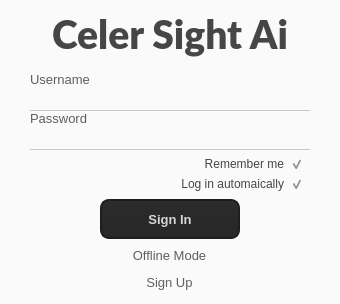
<?xml version="1.0" encoding="UTF-8"?>
<ui version="4.0">
 <class>LogInDialog</class>
 <widget class="QDialog" name="LogInDialog">
  <property name="geometry">
   <rect>
    <x>0</x>
    <y>0</y>
    <width>400</width>
    <height>382</height>
   </rect>
  </property>
  <property name="sizePolicy">
   <sizepolicy hsizetype="Minimum" vsizetype="Minimum">
    <horstretch>0</horstretch>
    <verstretch>0</verstretch>
   </sizepolicy>
  </property>
  <property name="minimumSize">
   <size>
    <width>400</width>
    <height>0</height>
   </size>
  </property>
  <property name="maximumSize">
   <size>
    <width>400</width>
    <height>16777215</height>
   </size>
  </property>
  <property name="windowTitle">
   <string>Log in</string>
  </property>
  <property name="styleSheet">
   <string notr="true">        QToolTip  

         {  
              border: 1px solid black;  
              background-color: #ffa02f;  
              padding: 1px;  
              border-radius: 3px;  
              opacity: 100;  
         }  
           
         QWidget  
         {  
             color: #b1b1b1;  
			background-color: rgb(255, 255, 255);
         }  
           
         QWidget:item:hover  
         {  
             background-color:QLinearGradient( x1: 0, y1: 0, x2: 0, y2: 1, stop: 0 #ffa02f, stop: 1 #d7801a);  
             color: #000000;  
         }  
           
         QWidget:item:selected  
         {  
             background-color: QLinearGradient( x1: 0, y1: 0, x2: 0, y2: 1, stop: 0 #ffa02f, stop: 1 #d7801a);  
         }  
           
         QMenuBar::item  
         {  
             background: transparent;  
         }  
           
         QMenuBar::item:selected  
         {  
             background: transparent;  
             border: 1px solid #ffaa00;  
         }  
           
         QMenuBar::item:pressed  
         {  
             background: #444;  
             border: 1px solid #000;  
             background-color: QLinearGradient(  
                 x1:0, y1:0,  
                 x2:0, y2:1,  
                 stop:1 #212121,  
                 stop:0.4 #343434/*,  
                 stop:0.2 #343434,  
                 stop:0.1 #ffaa00*/  
             );  
             margin-bottom:-1px;  
             padding-bottom:1px;  
         }  
           
         QMenu  
         {  
             border: 1px solid #000;  
         }  
           
         QMenu::item  
         {  
             padding: 2px 20px 2px 20px;  
         }  
           
         QMenu::item:selected  
         {  
             color: #000000;  
         }  
           
         QWidget:disabled  
         {  
             color: #404040;  
             background-color: #323232;  
         }  
           
         QAbstractItemView  
         {  
             background-color: QLinearGradient( x1: 0, y1: 0, x2: 0, y2: 1, stop: 0 #4d4d4d, stop: 0.1 #646464, stop: 1 #5d5d5d);  
         }  
           
         QWidget:focus  
         {  
             /*border: 2px solid QLinearGradient( x1: 0, y1: 0, x2: 0, y2: 1, stop: 0 #ffa02f, stop: 1 #d7801a);*/  
         }  
           
         QLineEdit  
         {  
             background-color: QLinearGradient( x1: 0, y1: 0, x2: 0, y2: 1, stop: 0 #4d4d4d, stop: 0 #646464, stop: 1 #5d5d5d);  
             padding: 1px;  
             border-style: solid;  
             border: 0px solid #1e1e1e;  
             border-radius: 5;  
         }  
           
         QPushButton  
         {  
             color: #b1b1b1;  
             background-color: QLinearGradient( x1: 0, y1: 0, x2: 0, y2: 1, stop: 0 #565656, stop: 0.1 #525252, stop: 0.5 #4e4e4e, stop: 0.9 #4a4a4a, stop: 1 #464646);  
             border-width: 1px;  
             border-color: #1e1e1e;  
             border-style: solid;  
             border-radius: 6;  
             padding: 3px;  
             font-size: 12px;  
             padding-left: 5px;  
             padding-right: 5px;  
         }  
           
         QPushButton:pressed  
         {  
             background-color: QLinearGradient( x1: 0, y1: 0, x2: 0, y2: 1, stop: 0 #2d2d2d, stop: 0.1 #2b2b2b, stop: 0.5 #292929, stop: 0.9 #282828, stop: 1 #252525);  
         }  
           
         QComboBox  
         {  
             selection-background-color: #ffaa00;  
             background-color: QLinearGradient( x1: 0, y1: 0, x2: 0, y2: 1, stop: 0 #565656, stop: 0.1 #525252, stop: 0.5 #4e4e4e, stop: 0.9 #4a4a4a, stop: 1 #464646);  
             border-style: solid;  
             border: 1px solid #1e1e1e;  
             border-radius: 5;  
         }  
           
         QComboBox:hover,QPushButton:hover  
         {  
             border: 2px solid QLinearGradient( x1: 0, y1: 0, x2: 0, y2: 1, stop: 0 #ffa02f, stop: 1 #d7801a);  
         }  
           
           
         QComboBox:on  
         {  
             padding-top: 3px;  
             padding-left: 4px;  
             background-color: QLinearGradient( x1: 0, y1: 0, x2: 0, y2: 1, stop: 0 #2d2d2d, stop: 0.1 #2b2b2b, stop: 0.5 #292929, stop: 0.9 #282828, stop: 1 #252525);  
             selection-background-color: #ffaa00;  
         }  
           
         QComboBox QAbstractItemView  
         {  
             border: 2px solid darkgray;  
             selection-background-color: QLinearGradient( x1: 0, y1: 0, x2: 0, y2: 1, stop: 0 #ffa02f, stop: 1 #d7801a);  
         }  
           
         QComboBox::drop-down  
         {  
              subcontrol-origin: padding;  
              subcontrol-position: top right;  
              width: 15px;  
           
              border-left-width: 0px;  
              border-left-color: darkgray;  
              border-left-style: solid; /* just a single line */  
              border-top-right-radius: 3px; /* same radius as the QComboBox */  
              border-bottom-right-radius: 3px;  
          }  
           
         QComboBox::down-arrow  
         {  
              image: url(:/down_arrow.png);  
         }  
           
         QGroupBox:focus  
         {  
         border: 2px solid QLinearGradient( x1: 0, y1: 0, x2: 0, y2: 1, stop: 0 #ffa02f, stop: 1 #d7801a);  
         }  
           
         QTextEdit:focus  
         {  
             border: 2px solid QLinearGradient( x1: 0, y1: 0, x2: 0, y2: 1, stop: 0 #ffa02f, stop: 1 #d7801a);  
         }  
           
         QScrollBar:horizontal {  
              border: 1px solid #222222;  
              background: QLinearGradient( x1: 0, y1: 0, x2: 0, y2: 1, stop: 0.0 #121212, stop: 0.2 #282828, stop: 1 #484848);  
              height: 7px;  
              margin: 0px 16px 0 16px;  
         }  
           
         QScrollBar::handle:horizontal  
         {  
               background: QLinearGradient( x1: 0, y1: 0, x2: 1, y2: 0, stop: 0 #ffa02f, stop: 0.5 #d7801a, stop: 1 #ffa02f);  
               min-height: 20px;  
               border-radius: 2px;  
         }  
           
         QScrollBar::add-line:horizontal {  
               border: 1px solid #1b1b19;  
               border-radius: 2px;  
               background: QLinearGradient( x1: 0, y1: 0, x2: 1, y2: 0, stop: 0 #ffa02f, stop: 1 #d7801a);  
               width: 14px;  
               subcontrol-position: right;  
               subcontrol-origin: margin;  
         }  
           
         QScrollBar::sub-line:horizontal {  
               border: 1px solid #1b1b19;  
               border-radius: 2px;  
               background: QLinearGradient( x1: 0, y1: 0, x2: 1, y2: 0, stop: 0 #ffa02f, stop: 1 #d7801a);  
               width: 14px;  
              subcontrol-position: left;  
              subcontrol-origin: margin;  
         }  
           
         QScrollBar::right-arrow:horizontal, QScrollBar::left-arrow:horizontal  
         {  
               border: 1px solid black;  
               width: 1px;  
               height: 1px;  
               background: white;  
         }  
           
         QScrollBar::add-page:horizontal, QScrollBar::sub-page:horizontal  
         {  
               background: none;  
         }  
           
         QScrollBar:vertical  
         {  
               background: QLinearGradient( x1: 0, y1: 0, x2: 1, y2: 0, stop: 0.0 #121212, stop: 0.2 #282828, stop: 1 #484848);  
               width: 7px;  
               margin: 16px 0 16px 0;  
               border: 1px solid #222222;  
         }  
           
         QScrollBar::handle:vertical  
         {  
               background: QLinearGradient( x1: 0, y1: 0, x2: 0, y2: 1, stop: 0 #ffa02f, stop: 0.5 #d7801a, stop: 1 #ffa02f);  
               min-height: 20px;  
               border-radius: 2px;  
         }  
           
         QScrollBar::add-line:vertical  
         {  
               border: 1px solid #1b1b19;  
               border-radius: 2px;  
               background: QLinearGradient( x1: 0, y1: 0, x2: 0, y2: 1, stop: 0 #ffa02f, stop: 1 #d7801a);  
               height: 14px;  
               subcontrol-position: bottom;  
               subcontrol-origin: margin;  
         }  
           
         QScrollBar::sub-line:vertical  
         {  
               border: 1px solid #1b1b19;  
               border-radius: 2px;  
               background: QLinearGradient( x1: 0, y1: 0, x2: 0, y2: 1, stop: 0 #d7801a, stop: 1 #ffa02f);  
               height: 14px;  
               subcontrol-position: top;  
               subcontrol-origin: margin;  
         }  
           
         QScrollBar::up-arrow:vertical, QScrollBar::down-arrow:vertical  
         {  
               border: 1px solid black;  
               width: 1px;  
               height: 1px;  
               background: white;  
         }  
           
           
         QScrollBar::add-page:vertical, QScrollBar::sub-page:vertical  
         {  
               background: none;  
         }  
           
         QTextEdit  
         {  
             background-color: #242424;  
         }  
           
         QPlainTextEdit  
         {  
             background-color: #242424;  
         }  
           
         QHeaderView::section  
         {  
             background-color: QLinearGradient(x1:0, y1:0, x2:0, y2:1, stop:0 #616161, stop: 0.5 #505050, stop: 0.6 #434343, stop:1 #656565);  
             color: white;  
             padding-left: 4px;  
             border: 1px solid #6c6c6c;  
         }  
           

         QDockWidget::title  
         {  
             text-align: center;  
             spacing: 3px; /* spacing between items in the tool bar */  
             background-color: QLinearGradient(x1:0, y1:0, x2:0, y2:1, stop:0 #323232, stop: 0.5 #242424, stop:1 #323232);  
         }  
           
         QDockWidget::close-button, QDockWidget::float-button  
         {  
             text-align: center;  
             spacing: 1px; /* spacing between items in the tool bar */  
             background-color: QLinearGradient(x1:0, y1:0, x2:0, y2:1, stop:0 #323232, stop: 0.5 #242424, stop:1 #323232);  
         }  
           
         QDockWidget::close-button:hover, QDockWidget::float-button:hover  
         {  
             background: #242424;  
         }  
           
         QDockWidget::close-button:pressed, QDockWidget::float-button:pressed  
         {  
             padding: 1px -1px -1px 1px;  
         }  
           
         QMainWindow::separator  
         {  
             background-color: QLinearGradient(x1:0, y1:0, x2:0, y2:1, stop:0 #161616, stop: 0.5 #151515, stop: 0.6 #212121, stop:1 #343434);  
             color: white;  
             padding-left: 4px;  
             border: 1px solid #4c4c4c;  
             spacing: 3px; /* spacing between items in the tool bar */  
         }  
           
         QMainWindow::separator:hover  
         {  
           
             background-color: QLinearGradient(x1:0, y1:0, x2:0, y2:1, stop:0 #d7801a, stop:0.5 #b56c17 stop:1 #ffa02f);  
             color: white;  
             padding-left: 4px;  
             border: 1px solid #6c6c6c;  
             spacing: 3px; /* spacing between items in the tool bar */  
         }  
           
         QToolBar::handle  
         {  
              spacing: 3px; /* spacing between items in the tool bar */  
              background: url(:/images/handle.png);  
         }  
           
         QMenu::separator  
         {  
             height: 2px;  
             background-color: QLinearGradient(x1:0, y1:0, x2:0, y2:1, stop:0 #161616, stop: 0.5 #151515, stop: 0.6 #212121, stop:1 #343434);  
             color: white;  
             padding-left: 4px;  
             margin-left: 10px;  
             margin-right: 5px;  
         }  
           
         QProgressBar  
         {  
             border: 2px solid grey;  
             border-radius: 5px;  
             text-align: center;  
         }  
           
         QProgressBar::chunk  
         {  
             background-color: #d7801a;  
             width: 2.15px;  
             margin: 0.5px;  
         }  
           
         QTabBar::tab {  
             color: #b1b1b1;  
             border: 1px solid #444;  
             border-bottom-style: none;  
             background-color: #323232;  
             padding-left: 10px;  
             padding-right: 10px;  
             padding-top: 3px;  
             padding-bottom: 2px;  
             margin-right: -1px;  
         }  
           
         QTabWidget::pane {  
             border: 1px solid #444;  
             top: 1px;  
         }  
           
         QTabBar::tab:last  
         {  
             margin-right: 0; /* the last selected tab has nothing to overlap with on the right */  
             border-top-right-radius: 3px;  
         }  
           
         QTabBar::tab:first:!selected  
         {  
          margin-left: 0px; /* the last selected tab has nothing to overlap with on the right */  
           
           
             border-top-left-radius: 3px;  
         }  
           
         QTabBar::tab:!selected  
         {  
             color: #b1b1b1;  
             border-bottom-style: solid;  
             margin-top: 3px;  
             background-color: QLinearGradient(x1:0, y1:0, x2:0, y2:1, stop:1 #212121, stop:.4 #1c0009);  
         }  
           
         QTabBar::tab:selected  
         {  
             border-top-left-radius: 3px;  
             border-top-right-radius: 3px;  
             margin-bottom: 0px;  
         }  
           
         QTabBar::tab:!selected:hover  
         {  
             /*border-top: 2px solid #ffaa00;  
             padding-bottom: 3px;*/  
             border-top-left-radius: 3px;  
             border-top-right-radius: 3px;  
             background-color: QLinearGradient(x1:0, y1:0, x2:0, y2:1, stop:1 #212121, stop:0.4 #350012, stop:0.2 #4e001a, stop:0.1 #4e001a);  
         }  
           
         QRadioButton::indicator:checked, QRadioButton::indicator:unchecked{  
             color: #b1b1b1;  
             background-color: #323232;  
             border: 1px solid #b1b1b1;  
             border-radius: 6px;  
         }  
           
         QRadioButton::indicator:checked  
         {  
             background-color: qradialgradient(  
                 cx: 0.5, cy: 0.5,  
                 fx: 0.5, fy: 0.5,  
                 radius: 1.0,  
                 stop: 0.25 #ffaa00,  
                 stop: 0.3 #323232  
             );  
         }  
           

           
         QRadioButton::indicator  
         {  
             border-radius: 6px;  
         }  
           
         QRadioButton::indicator:hover
         {  
             border: 1px solid rgb(19, 192, 255); 
         }  
           

           
         QCheckBox::indicator:disabled, QRadioButton::indicator:disabled  
         {  
             border: 1px solid #444;  
         }  

         QTableWidget::item {  
              background-color: #FFFFFF  
          }  

         QTabBar::tab { height: 30px; width: 200px; }  
          
         QScrollBar { 
             border: rgba(255, 255, 255,0); 
         } 

         QGroupBox {  
             border: rgba(255, 255, 255,0); 
         }  
         QScrollArea { 
         border: rgba(255, 255, 255,0); 
          }  +     
        QPushButton#Add_mask_btn{
            background-color: #E5E5E5;
        }
        QPushButton#Add_mask_btn:hover{
            border-color: #000000;
            background-color: #CCCCCC;
        }

        QPushButton#Add_mask_btn:checked{
            border-color: #2A828F;
            background-color: #2A828F;
        }
        QPushButton#Delete_selected_btn{
            background-color: #E5E5E5;
        }
        QPushButton#Delete_selected_btn:hover{
            border-color: #000000;
            background-color: #CCCCCC;
        }

        QDockWidget::title{
        background-color: QLinearGradient(x1:0, y1:0, x2:0, y2:1, stop:0 #273232, stop: 0.5 #242424, stop:1 #242424);
        }
        QDockWidget::close-button, QDockWidget::float-button{
        color: #FFFFFF
        background-color:  #273232
        }
        QDockWidget::close-button:hover, QDockWidget::float-button:hover{
        color: #FFFFFF
        background-color:  #273232   
        }

        QSlider::groove{
        background-color: white
        border: 0px solid black
        height: 5px
        border-radius: 1px
        }

        QSlider::handle{
        background-color: white;
        border: 2px solid black; 
        width: 16px; 
        height: 20px; 
        line-height: 20px; 
        margin-top: -10px; 
        margin-bottom: -10px; 
        border-radius: 10px;
        
        }
        QGroupBox {
            border: 1px solid;
            border-color: rgb(20, 20, 20);
            margin-top: 20px;
            border-top-left-radius: 15px;
            border-top-right-radius:15px;
            border-bottom-left-radius: 15px;
            border-bottom-right-radius: 15px;
            background-color: rgb(90, 90, 90);
        }
        QGroupBox::title {
            font-size: 12px;
            border-top-color: rgb(255, 255, 255);
            subcontrol-origin: margin;
            subcontrol-position: top left;
            border-top-left-radius: 15px;
            border-top-right-radius:15px;
            padding: 2px 10px;
            background-color: rgba(255, 255, 255,0);
            color:rgba(255, 255, 255,220);
        }


        QGroupBox::indicator{
        background-color: rgba(0, 170, 127,0);
        color: rgba(85, 255, 0,0);
        }
	












        </string>
  </property>
  <layout class="QGridLayout" name="gridLayout_4">
   <property name="sizeConstraint">
    <enum>QLayout::SetFixedSize</enum>
   </property>
   <property name="leftMargin">
    <number>0</number>
   </property>
   <property name="topMargin">
    <number>0</number>
   </property>
   <property name="rightMargin">
    <number>0</number>
   </property>
   <property name="bottomMargin">
    <number>0</number>
   </property>
   <item row="0" column="0">
    <widget class="QWidget" name="widget" native="true">
     <property name="minimumSize">
      <size>
       <width>340</width>
       <height>0</height>
      </size>
     </property>
     <property name="styleSheet">
      <string notr="true">#widget{
background-color:rgba(250,250,250,255);

}
#label_4{
	font: 11pt &quot;Lato Black&quot;;
	color: rgb(25, 25, 25);
	background-color:rgba(0,0,0,0);
}
#pushButton{
	font: 11pt &quot;Lato Black&quot;;
	margin-left: 5px;
	margin-right: 5px

}

#pushButton_2{
	font: 11pt &quot;Lato Black&quot;;
	margin-left: 5px;
	margin-right: 5px
}
#label_3{
	font: 11pt &quot;Lato Black&quot;;
	color: rgb(25, 25, 25);
	background-color:rgba(0,0,0,0);
}
#label{
	font: 9pt &quot;Lato Black&quot;;
	color: rgb(25, 25, 25);
	background-color:rgba(0,0,0,0);
}
#label_auto{
	font: 9pt &quot;Lato Black&quot;;
	color: rgb(25, 25, 25);
	background-color:rgba(0,0,0,0);
}


#label_5{
	font: 11pt &quot;Lato Black&quot;;
	color: rgb(25, 25, 25);
	background-color:rgba(0,0,0,0);

}
#label_2{
	background-color:rgba(0,0,0,0);

	font: 29pt &quot;Lato Black&quot;;
	color: rgb(25, 25, 25);
}
#label_ThatshowsError{
	background-color:rgba(0,0,0,0);
}


 QLineEdit  

         {  

				color: rgb(90,90, 90);
			   border: 0px solid black;  
			border-bottom: 1px solid rgba(0, 0, 0,50);

              background-color: #ffa02f;  
              padding: 1px;  
              border-radius: 0px;  
              opacity: 100;  
             background-color: rgba(85, 85, 85,0);
         }  
QLineEdit:hover

         {  
			   border: 0px solid black;  
			border-bottom: 2px solid rgba(0, 0, 0,200);
	
              background-color:  rgb(255, 85, 255);

              padding: 1px;  
              border-radius: 0px;  
              opacity: 100;  
             background-color: rgba(85, 85, 85,0);
         }  
QLineEdit:focus

         {  
			   border: 0px solid black;  
			border-bottom: 2px solid rgba(0, 0, 0,200);
              padding: 1px;  
              border-radius: 0px;  
              opacity: 100;  
             background-color: rgba(0, 0, 0,0);
			border: 0px;
         }  </string>
     </property>
     <property name="inputMethodHints">
      <set>Qt::ImhHiddenText</set>
     </property>
     <layout class="QGridLayout" name="gridLayout_5">
      <property name="leftMargin">
       <number>20</number>
      </property>
      <property name="topMargin">
       <number>0</number>
      </property>
      <property name="rightMargin">
       <number>20</number>
      </property>
      <property name="bottomMargin">
       <number>10</number>
      </property>
      <property name="horizontalSpacing">
       <number>0</number>
      </property>
      <item row="2" column="0">
       <widget class="QFrame" name="frame">
        <property name="layoutDirection">
         <enum>Qt::LeftToRight</enum>
        </property>
        <property name="styleSheet">
         <string notr="true">background-color:rgba(0,0,0,0);</string>
        </property>
        <property name="frameShape">
         <enum>QFrame::StyledPanel</enum>
        </property>
        <property name="frameShadow">
         <enum>QFrame::Raised</enum>
        </property>
        <layout class="QGridLayout" name="gridLayout">
         <property name="leftMargin">
          <number>0</number>
         </property>
         <property name="topMargin">
          <number>0</number>
         </property>
         <property name="rightMargin">
          <number>0</number>
         </property>
         <property name="bottomMargin">
          <number>0</number>
         </property>
         <item row="2" column="0" alignment="Qt::AlignHCenter|Qt::AlignVCenter">
          <widget class="QPushButton" name="pushButton">
           <property name="sizePolicy">
            <sizepolicy hsizetype="Minimum" vsizetype="Minimum">
             <horstretch>0</horstretch>
             <verstretch>0</verstretch>
            </sizepolicy>
           </property>
           <property name="minimumSize">
            <size>
             <width>95</width>
             <height>20</height>
            </size>
           </property>
           <property name="maximumSize">
            <size>
             <width>95</width>
             <height>16777215</height>
            </size>
           </property>
           <property name="styleSheet">
            <string notr="true">QPushButton  {  
             color: rgb(95, 95, 95);
             background-color: rgba(0,0,0,0); 
             border-width: 0px;  
             border-color: rgba(0,0,0,0);  
             border-style: solid;  
             border-radius: 6;  
             padding: 3px;  
             font-size: 13px;  
         }  
QPushButton:hover{  
             color: rgb(15, 15, 15);
}
</string>
           </property>
           <property name="text">
            <string>Sign Up</string>
           </property>
          </widget>
         </item>
         <item row="0" column="0" alignment="Qt::AlignHCenter|Qt::AlignVCenter">
          <widget class="QPushButton" name="pushButton_2">
           <property name="sizePolicy">
            <sizepolicy hsizetype="Minimum" vsizetype="Minimum">
             <horstretch>0</horstretch>
             <verstretch>0</verstretch>
            </sizepolicy>
           </property>
           <property name="minimumSize">
            <size>
             <width>150</width>
             <height>40</height>
            </size>
           </property>
           <property name="maximumSize">
            <size>
             <width>150</width>
             <height>16777215</height>
            </size>
           </property>
           <property name="layoutDirection">
            <enum>Qt::LeftToRight</enum>
           </property>
           <property name="styleSheet">
            <string notr="true">         QPushButton  
         {  
             color:rgb(215, 215, 215);
             background-color: QLinearGradient( x1: 0, y1: 0, x2: 0, y2: 1, stop: 0 #2d2d2d, stop: 0.1 #2b2b2b, stop: 0.5 #292929, stop: 0.9 #282828, stop: 1 #252525);  
             border-width: 2px;  
             border-color: #1e1e1e;  
             border-style: solid;  
             border-radius: 9;  
             padding: 3px;  
             font-size: 13px;  
             font-weight: 900;
             padding-left: 10px;  
             padding-right: 10px;  
         }  
QPushButton:hover{  

color:rgb(255, 255, 255);
}
         QPushButton:pressed  
         {  
             background-color: QLinearGradient( x1: 0, y1: 0, x2: 0, y2: 1, stop: 0 #2d2d2d, stop: 0.1 #2b2b2b, stop: 0.5 #292929, stop: 0.9 #282828, stop: 1 #252525);  
         }  </string>
           </property>
           <property name="text">
            <string>Sign In</string>
           </property>
          </widget>
         </item>
         <item row="1" column="0" alignment="Qt::AlignHCenter|Qt::AlignVCenter">
          <widget class="QPushButton" name="OfflineModeButton">
           <property name="sizePolicy">
            <sizepolicy hsizetype="Minimum" vsizetype="Minimum">
             <horstretch>0</horstretch>
             <verstretch>0</verstretch>
            </sizepolicy>
           </property>
           <property name="minimumSize">
            <size>
             <width>95</width>
             <height>20</height>
            </size>
           </property>
           <property name="maximumSize">
            <size>
             <width>95</width>
             <height>16777215</height>
            </size>
           </property>
           <property name="styleSheet">
            <string notr="true">QPushButton  {  
             color: rgb(95, 95, 95);
             background-color: rgba(0,0,0,0); 
             border-width: 0px;  
             border-color: rgba(0,0,0,0);  
             border-style: solid;  
             border-radius: 6;  
             padding: 3px;  
             font-size: 13px;  
         }  
QPushButton:hover{  
             color: rgb(15, 15, 15);
}
</string>
           </property>
           <property name="text">
            <string>Offline Mode</string>
           </property>
          </widget>
         </item>
        </layout>
       </widget>
      </item>
      <item row="0" column="0">
       <layout class="QGridLayout" name="gridLayout_3">
        <property name="leftMargin">
         <number>10</number>
        </property>
        <property name="topMargin">
         <number>10</number>
        </property>
        <property name="rightMargin">
         <number>10</number>
        </property>
        <property name="bottomMargin">
         <number>0</number>
        </property>
        <item row="5" column="0" colspan="2">
         <widget class="QLineEdit" name="lineEdit_2">
          <property name="sizePolicy">
           <sizepolicy hsizetype="Expanding" vsizetype="Expanding">
            <horstretch>0</horstretch>
            <verstretch>0</verstretch>
           </sizepolicy>
          </property>
          <property name="maximumSize">
           <size>
            <width>16777215</width>
            <height>26</height>
           </size>
          </property>
          <property name="font">
           <font>
            <pointsize>12</pointsize>
           </font>
          </property>
          <property name="styleSheet">
           <string notr="true"/>
          </property>
          <property name="inputMethodHints">
           <set>Qt::ImhHiddenText|Qt::ImhNoAutoUppercase|Qt::ImhNoPredictiveText|Qt::ImhSensitiveData</set>
          </property>
          <property name="echoMode">
           <enum>QLineEdit::Password</enum>
          </property>
          <property name="cursorMoveStyle">
           <enum>Qt::LogicalMoveStyle</enum>
          </property>
          <property name="clearButtonEnabled">
           <bool>true</bool>
          </property>
         </widget>
        </item>
        <item row="3" column="0" colspan="2">
         <widget class="QLineEdit" name="lineEdit">
          <property name="sizePolicy">
           <sizepolicy hsizetype="Expanding" vsizetype="Expanding">
            <horstretch>0</horstretch>
            <verstretch>0</verstretch>
           </sizepolicy>
          </property>
          <property name="maximumSize">
           <size>
            <width>16777215</width>
            <height>26</height>
           </size>
          </property>
          <property name="font">
           <font>
            <pointsize>12</pointsize>
            <stylestrategy>PreferAntialias</stylestrategy>
           </font>
          </property>
          <property name="styleSheet">
           <string notr="true"/>
          </property>
          <property name="inputMethodHints">
           <set>Qt::ImhNone</set>
          </property>
          <property name="echoMode">
           <enum>QLineEdit::Normal</enum>
          </property>
         </widget>
        </item>
        <item row="2" column="0" colspan="2">
         <widget class="QLabel" name="label_4">
          <property name="maximumSize">
           <size>
            <width>16777215</width>
            <height>20</height>
           </size>
          </property>
          <property name="styleSheet">
           <string notr="true">font-size: 13px;  
color: rgb(95,95,95);</string>
          </property>
          <property name="text">
           <string>Username</string>
          </property>
          <property name="alignment">
           <set>Qt::AlignBottom|Qt::AlignLeading|Qt::AlignLeft</set>
          </property>
         </widget>
        </item>
        <item row="4" column="0" colspan="2">
         <widget class="QLabel" name="label_5">
          <property name="maximumSize">
           <size>
            <width>16777215</width>
            <height>20</height>
           </size>
          </property>
          <property name="styleSheet">
           <string notr="true">font-size: 13px;  
color: rgb(95,95,95);</string>
          </property>
          <property name="text">
           <string>Password</string>
          </property>
          <property name="alignment">
           <set>Qt::AlignBottom|Qt::AlignLeading|Qt::AlignLeft</set>
          </property>
         </widget>
        </item>
        <item row="0" column="0" colspan="2">
         <widget class="QLabel" name="label_2">
          <property name="maximumSize">
           <size>
            <width>16777215</width>
            <height>100</height>
           </size>
          </property>
          <property name="font">
           <font>
            <family>Lato Black</family>
            <pointsize>29</pointsize>
            <weight>50</weight>
            <italic>false</italic>
            <bold>false</bold>
           </font>
          </property>
          <property name="styleSheet">
           <string notr="true">color: rgb(70, 70, 70);</string>
          </property>
          <property name="text">
           <string>Celer Sight Ai</string>
          </property>
          <property name="alignment">
           <set>Qt::AlignCenter</set>
          </property>
         </widget>
        </item>
        <item row="1" column="0" colspan="2">
         <widget class="QLabel" name="label_ThatshowsError">
          <property name="sizePolicy">
           <sizepolicy hsizetype="Minimum" vsizetype="Maximum">
            <horstretch>0</horstretch>
            <verstretch>0</verstretch>
           </sizepolicy>
          </property>
          <property name="styleSheet">
           <string notr="true">color:rgb(255,0,0);</string>
          </property>
          <property name="text">
           <string/>
          </property>
         </widget>
        </item>
       </layout>
      </item>
      <item row="1" column="0">
       <widget class="QFrame" name="frame_2">
        <property name="styleSheet">
         <string notr="true">background-color: rgba(0,0,0,0);</string>
        </property>
        <property name="frameShape">
         <enum>QFrame::StyledPanel</enum>
        </property>
        <property name="frameShadow">
         <enum>QFrame::Raised</enum>
        </property>
        <layout class="QGridLayout" name="gridLayout_2">
         <property name="topMargin">
          <number>0</number>
         </property>
         <property name="bottomMargin">
          <number>0</number>
         </property>
         <property name="horizontalSpacing">
          <number>-1</number>
         </property>
         <item row="0" column="0">
          <widget class="QLabel" name="label">
           <property name="styleSheet">
            <string notr="true">color: rgb(70, 70, 70);</string>
           </property>
           <property name="text">
            <string>Remember me</string>
           </property>
           <property name="alignment">
            <set>Qt::AlignRight|Qt::AlignTrailing|Qt::AlignVCenter</set>
           </property>
          </widget>
         </item>
         <item row="0" column="1">
          <widget class="QCheckBox" name="remember_me_checkbox">
           <property name="sizePolicy">
            <sizepolicy hsizetype="Minimum" vsizetype="Fixed">
             <horstretch>0</horstretch>
             <verstretch>0</verstretch>
            </sizepolicy>
           </property>
           <property name="maximumSize">
            <size>
             <width>20</width>
             <height>16777215</height>
            </size>
           </property>
           <property name="layoutDirection">
            <enum>Qt::LeftToRight</enum>
           </property>
           <property name="text">
            <string/>
           </property>
           <property name="checked">
            <bool>true</bool>
           </property>
          </widget>
         </item>
         <item row="1" column="0">
          <widget class="QLabel" name="label_auto">
           <property name="styleSheet">
            <string notr="true">color: rgb(70, 70, 70);</string>
           </property>
           <property name="text">
            <string>Log in automaically</string>
           </property>
           <property name="alignment">
            <set>Qt::AlignRight|Qt::AlignTrailing|Qt::AlignVCenter</set>
           </property>
          </widget>
         </item>
         <item row="1" column="1">
          <widget class="QCheckBox" name="log_in_automatically_checkbox">
           <property name="sizePolicy">
            <sizepolicy hsizetype="Minimum" vsizetype="Fixed">
             <horstretch>0</horstretch>
             <verstretch>0</verstretch>
            </sizepolicy>
           </property>
           <property name="maximumSize">
            <size>
             <width>20</width>
             <height>16777215</height>
            </size>
           </property>
           <property name="layoutDirection">
            <enum>Qt::LeftToRight</enum>
           </property>
           <property name="text">
            <string/>
           </property>
           <property name="checked">
            <bool>true</bool>
           </property>
          </widget>
         </item>
        </layout>
       </widget>
      </item>
     </layout>
    </widget>
   </item>
  </layout>
 </widget>
 <tabstops>
  <tabstop>lineEdit</tabstop>
  <tabstop>lineEdit_2</tabstop>
 </tabstops>
 <resources/>
 <connections/>
</ui>
